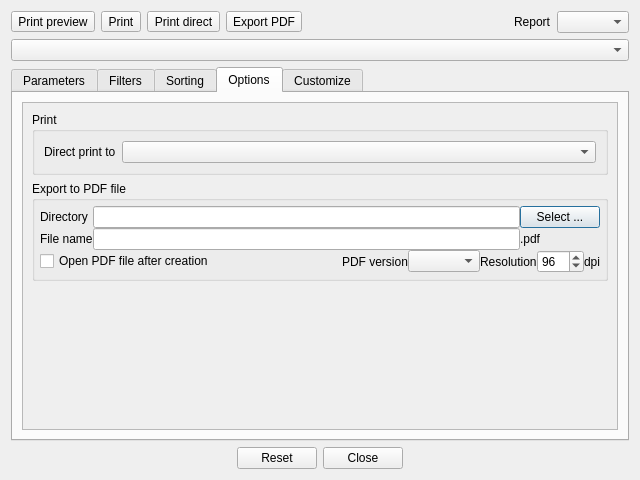
<?xml version="1.0" encoding="UTF-8"?>
<ui version="4.0">
 <class>PrintDialog</class>
 <widget class="QDialog" name="PrintDialog">
  <property name="geometry">
   <rect>
    <x>0</x>
    <y>0</y>
    <width>640</width>
    <height>480</height>
   </rect>
  </property>
  <property name="windowTitle">
   <string>Print</string>
  </property>
  <layout class="QVBoxLayout" name="verticalLayout_14">
   <item>
    <layout class="QHBoxLayout" name="horizontalLayout">
     <item>
      <widget class="QToolButton" name="toolButtonPrintPreview">
       <property name="toolTip">
        <string>Print preview</string>
       </property>
       <property name="text">
        <string>Print preview</string>
       </property>
       <property name="iconSize">
        <size>
         <width>32</width>
         <height>32</height>
        </size>
       </property>
      </widget>
     </item>
     <item>
      <widget class="QToolButton" name="toolButtonPrint">
       <property name="toolTip">
        <string>Print</string>
       </property>
       <property name="text">
        <string>Print</string>
       </property>
       <property name="iconSize">
        <size>
         <width>32</width>
         <height>32</height>
        </size>
       </property>
      </widget>
     </item>
     <item>
      <widget class="QToolButton" name="toolButtonPrintDirect">
       <property name="toolTip">
        <string>Print direct</string>
       </property>
       <property name="text">
        <string>Print direct</string>
       </property>
       <property name="iconSize">
        <size>
         <width>32</width>
         <height>32</height>
        </size>
       </property>
      </widget>
     </item>
     <item>
      <widget class="QToolButton" name="toolButtonPrintPDF">
       <property name="toolTip">
        <string>Export to a PDF file</string>
       </property>
       <property name="text">
        <string>Export PDF</string>
       </property>
       <property name="iconSize">
        <size>
         <width>32</width>
         <height>32</height>
        </size>
       </property>
      </widget>
     </item>
     <item>
      <spacer name="horizontalSpacer">
       <property name="orientation">
        <enum>Qt::Orientation::Horizontal</enum>
       </property>
       <property name="sizeHint" stdset="0">
        <size>
         <width>40</width>
         <height>20</height>
        </size>
       </property>
      </spacer>
     </item>
     <item>
      <widget class="QLabel" name="label_3">
       <property name="text">
        <string>Report</string>
       </property>
      </widget>
     </item>
     <item>
      <widget class="QComboBox" name="comboBoxReportList"/>
     </item>
    </layout>
   </item>
   <item>
    <layout class="QHBoxLayout" name="horizontalLayout_7" stretch="1">
     <item>
      <widget class="QComboBox" name="comboBoxReportCustomizations"/>
     </item>
    </layout>
   </item>
   <item>
    <widget class="QTabWidget" name="tabWidget">
     <property name="enabled">
      <bool>true</bool>
     </property>
     <property name="tabPosition">
      <enum>QTabWidget::TabPosition::North</enum>
     </property>
     <property name="tabShape">
      <enum>QTabWidget::TabShape::Rounded</enum>
     </property>
     <property name="currentIndex">
      <number>3</number>
     </property>
     <property name="documentMode">
      <bool>false</bool>
     </property>
     <property name="movable">
      <bool>true</bool>
     </property>
     <widget class="QWidget" name="tabParameters">
      <attribute name="title">
       <string>Parameters</string>
      </attribute>
      <layout class="QVBoxLayout" name="verticalLayout_6">
       <property name="spacing">
        <number>6</number>
       </property>
       <property name="leftMargin">
        <number>6</number>
       </property>
       <property name="topMargin">
        <number>6</number>
       </property>
       <property name="rightMargin">
        <number>6</number>
       </property>
       <property name="bottomMargin">
        <number>6</number>
       </property>
       <item>
        <widget class="QScrollArea" name="scrollAreaParameters">
         <property name="widgetResizable">
          <bool>true</bool>
         </property>
         <widget class="QWidget" name="scrollAreaWidgetContentsParameters">
          <property name="geometry">
           <rect>
            <x>0</x>
            <y>0</y>
            <width>597</width>
            <height>267</height>
           </rect>
          </property>
          <layout class="QVBoxLayout" name="verticalLayout_3">
           <property name="spacing">
            <number>0</number>
           </property>
           <property name="leftMargin">
            <number>0</number>
           </property>
           <property name="topMargin">
            <number>0</number>
           </property>
           <property name="rightMargin">
            <number>0</number>
           </property>
           <property name="bottomMargin">
            <number>0</number>
           </property>
           <item>
            <layout class="QGridLayout" name="layoutParameters" rowstretch="0" columnstretch="0" columnminimumwidth="0">
             <property name="leftMargin">
              <number>6</number>
             </property>
             <property name="topMargin">
              <number>6</number>
             </property>
             <property name="rightMargin">
              <number>6</number>
             </property>
             <property name="bottomMargin">
              <number>6</number>
             </property>
             <property name="horizontalSpacing">
              <number>12</number>
             </property>
             <property name="verticalSpacing">
              <number>6</number>
             </property>
            </layout>
           </item>
          </layout>
         </widget>
        </widget>
       </item>
      </layout>
     </widget>
     <widget class="QWidget" name="tabFilters">
      <attribute name="title">
       <string>Filters</string>
      </attribute>
      <layout class="QVBoxLayout" name="verticalLayout_7">
       <property name="spacing">
        <number>6</number>
       </property>
       <property name="leftMargin">
        <number>6</number>
       </property>
       <property name="topMargin">
        <number>6</number>
       </property>
       <property name="rightMargin">
        <number>6</number>
       </property>
       <property name="bottomMargin">
        <number>6</number>
       </property>
       <item>
        <widget class="QScrollArea" name="scrollAreaFilters">
         <property name="widgetResizable">
          <bool>true</bool>
         </property>
         <widget class="QWidget" name="scrollAreaWidgetContentsFilters">
          <property name="geometry">
           <rect>
            <x>0</x>
            <y>0</y>
            <width>597</width>
            <height>267</height>
           </rect>
          </property>
          <layout class="QVBoxLayout" name="verticalLayout_5">
           <property name="spacing">
            <number>0</number>
           </property>
           <property name="leftMargin">
            <number>0</number>
           </property>
           <property name="topMargin">
            <number>0</number>
           </property>
           <property name="rightMargin">
            <number>0</number>
           </property>
           <property name="bottomMargin">
            <number>0</number>
           </property>
           <item>
            <layout class="QGridLayout" name="layoutFilters" columnminimumwidth="0">
             <property name="leftMargin">
              <number>6</number>
             </property>
             <property name="topMargin">
              <number>6</number>
             </property>
             <property name="rightMargin">
              <number>6</number>
             </property>
             <property name="bottomMargin">
              <number>6</number>
             </property>
             <property name="horizontalSpacing">
              <number>12</number>
             </property>
             <property name="verticalSpacing">
              <number>6</number>
             </property>
            </layout>
           </item>
          </layout>
         </widget>
        </widget>
       </item>
      </layout>
     </widget>
     <widget class="QWidget" name="tabSorting">
      <attribute name="title">
       <string>Sorting</string>
      </attribute>
      <layout class="QVBoxLayout" name="verticalLayout_8">
       <property name="spacing">
        <number>6</number>
       </property>
       <property name="leftMargin">
        <number>6</number>
       </property>
       <property name="topMargin">
        <number>6</number>
       </property>
       <property name="rightMargin">
        <number>6</number>
       </property>
       <property name="bottomMargin">
        <number>6</number>
       </property>
       <item>
        <widget class="QScrollArea" name="scrollAreaSorting">
         <property name="widgetResizable">
          <bool>true</bool>
         </property>
         <widget class="QWidget" name="scrollAreaWidgetContentsSorting">
          <property name="geometry">
           <rect>
            <x>0</x>
            <y>0</y>
            <width>597</width>
            <height>267</height>
           </rect>
          </property>
          <layout class="QVBoxLayout" name="verticalLayout_4">
           <property name="spacing">
            <number>0</number>
           </property>
           <property name="leftMargin">
            <number>0</number>
           </property>
           <property name="topMargin">
            <number>0</number>
           </property>
           <property name="rightMargin">
            <number>0</number>
           </property>
           <property name="bottomMargin">
            <number>0</number>
           </property>
           <item>
            <layout class="QGridLayout" name="layoutSorting">
             <property name="leftMargin">
              <number>6</number>
             </property>
             <property name="topMargin">
              <number>6</number>
             </property>
             <property name="rightMargin">
              <number>6</number>
             </property>
             <property name="bottomMargin">
              <number>6</number>
             </property>
             <property name="horizontalSpacing">
              <number>12</number>
             </property>
             <property name="verticalSpacing">
              <number>6</number>
             </property>
            </layout>
           </item>
          </layout>
         </widget>
        </widget>
       </item>
      </layout>
     </widget>
     <widget class="QWidget" name="tabPintOptions">
      <attribute name="title">
       <string>Options</string>
      </attribute>
      <layout class="QVBoxLayout" name="verticalLayout_9">
       <item>
        <widget class="QScrollArea" name="scrollAreaPrintOptions">
         <property name="widgetResizable">
          <bool>true</bool>
         </property>
         <widget class="QWidget" name="scrollAreaWidgetContentsOptions">
          <property name="geometry">
           <rect>
            <x>0</x>
            <y>0</y>
            <width>574</width>
            <height>275</height>
           </rect>
          </property>
          <layout class="QVBoxLayout" name="verticalLayout_18">
           <item>
            <widget class="QGroupBox" name="groupBoxPrint">
             <property name="title">
              <string>Print</string>
             </property>
             <layout class="QVBoxLayout" name="verticalLayout_11">
              <item>
               <layout class="QVBoxLayout" name="verticalLayout_2">
                <item>
                 <layout class="QHBoxLayout" name="horizontalLayout_4" stretch="0,1">
                  <item>
                   <widget class="QLabel" name="labelDirectPrint">
                    <property name="text">
                     <string>Direct print to</string>
                    </property>
                   </widget>
                  </item>
                  <item>
                   <widget class="QComboBox" name="comboBoxPrinters"/>
                  </item>
                 </layout>
                </item>
               </layout>
              </item>
             </layout>
            </widget>
           </item>
           <item>
            <widget class="QGroupBox" name="groupBoxPDFExport">
             <property name="title">
              <string>Export to PDF file</string>
             </property>
             <layout class="QVBoxLayout" name="verticalLayout_13">
              <property name="spacing">
               <number>0</number>
              </property>
              <property name="leftMargin">
               <number>5</number>
              </property>
              <property name="topMargin">
               <number>5</number>
              </property>
              <property name="rightMargin">
               <number>5</number>
              </property>
              <property name="bottomMargin">
               <number>5</number>
              </property>
              <item>
               <layout class="QGridLayout" name="gridLayout">
                <item row="0" column="0">
                 <widget class="QLabel" name="label_6">
                  <property name="text">
                   <string>Directory</string>
                  </property>
                 </widget>
                </item>
                <item row="0" column="1">
                 <widget class="QLineEdit" name="lineEditDirectory"/>
                </item>
                <item row="0" column="2">
                 <widget class="QPushButton" name="pushButtonSelectDirectory">
                  <property name="text">
                   <string>Select ...</string>
                  </property>
                 </widget>
                </item>
                <item row="1" column="0">
                 <widget class="QLabel" name="label_7">
                  <property name="text">
                   <string>File name</string>
                  </property>
                 </widget>
                </item>
                <item row="1" column="1">
                 <widget class="QLineEdit" name="lineEditFileName"/>
                </item>
                <item row="1" column="2">
                 <widget class="QLabel" name="label_8">
                  <property name="text">
                   <string>.pdf</string>
                  </property>
                 </widget>
                </item>
               </layout>
              </item>
              <item>
               <layout class="QHBoxLayout" name="horizontalLayout_2">
                <item>
                 <widget class="QCheckBox" name="checkBoxOpenPDF">
                  <property name="text">
                   <string>Open PDF file after creation</string>
                  </property>
                 </widget>
                </item>
                <item>
                 <spacer name="horizontalSpacer_4">
                  <property name="orientation">
                   <enum>Qt::Orientation::Horizontal</enum>
                  </property>
                  <property name="sizeHint" stdset="0">
                   <size>
                    <width>40</width>
                    <height>20</height>
                   </size>
                  </property>
                 </spacer>
                </item>
                <item>
                 <widget class="QLabel" name="label_4">
                  <property name="text">
                   <string>PDF version</string>
                  </property>
                 </widget>
                </item>
                <item>
                 <widget class="RelationalComboBox" name="comboBoxPDFVersion"/>
                </item>
                <item>
                 <widget class="QLabel" name="label_5">
                  <property name="text">
                   <string>Resolution</string>
                  </property>
                 </widget>
                </item>
                <item>
                 <widget class="QSpinBox" name="spinBoxResolution">
                  <property name="minimum">
                   <number>20</number>
                  </property>
                  <property name="maximum">
                   <number>300</number>
                  </property>
                  <property name="value">
                   <number>96</number>
                  </property>
                 </widget>
                </item>
                <item>
                 <widget class="QLabel" name="label_9">
                  <property name="text">
                   <string>dpi</string>
                  </property>
                 </widget>
                </item>
               </layout>
              </item>
             </layout>
            </widget>
           </item>
           <item>
            <spacer name="verticalSpacer_3">
             <property name="orientation">
              <enum>Qt::Orientation::Vertical</enum>
             </property>
             <property name="sizeHint" stdset="0">
              <size>
               <width>20</width>
               <height>68</height>
              </size>
             </property>
            </spacer>
           </item>
          </layout>
         </widget>
        </widget>
       </item>
      </layout>
     </widget>
     <widget class="QWidget" name="tabCustomize">
      <attribute name="title">
       <string>Customize</string>
      </attribute>
      <layout class="QVBoxLayout" name="verticalLayout_15">
       <item>
        <widget class="QScrollArea" name="scrollAreaCustomize">
         <property name="widgetResizable">
          <bool>true</bool>
         </property>
         <widget class="QWidget" name="scrollAreaWidgetContentsCustomize">
          <property name="geometry">
           <rect>
            <x>0</x>
            <y>0</y>
            <width>529</width>
            <height>400</height>
           </rect>
          </property>
          <layout class="QVBoxLayout" name="verticalLayout">
           <item>
            <widget class="QGroupBox" name="groupBoxCurrent">
             <property name="title">
              <string>Current customization</string>
             </property>
             <layout class="QVBoxLayout" name="verticalLayout_17">
              <item>
               <layout class="QVBoxLayout" name="verticalLayout_10">
                <item>
                 <layout class="QHBoxLayout" name="horizontalLayout_3">
                  <item>
                   <widget class="QPushButton" name="pushButtonUpdate">
                    <property name="sizePolicy">
                     <sizepolicy hsizetype="Fixed" vsizetype="Fixed">
                      <horstretch>0</horstretch>
                      <verstretch>0</verstretch>
                     </sizepolicy>
                    </property>
                    <property name="text">
                     <string>Update</string>
                    </property>
                   </widget>
                  </item>
                  <item>
                   <widget class="QPushButton" name="pushButtonDelete">
                    <property name="sizePolicy">
                     <sizepolicy hsizetype="Fixed" vsizetype="Fixed">
                      <horstretch>0</horstretch>
                      <verstretch>0</verstretch>
                     </sizepolicy>
                    </property>
                    <property name="text">
                     <string>Delete</string>
                    </property>
                   </widget>
                  </item>
                  <item>
                   <spacer name="horizontalSpacer_5">
                    <property name="orientation">
                     <enum>Qt::Orientation::Horizontal</enum>
                    </property>
                    <property name="sizeHint" stdset="0">
                     <size>
                      <width>40</width>
                      <height>20</height>
                     </size>
                    </property>
                   </spacer>
                  </item>
                  <item>
                   <widget class="QPushButton" name="pushButtonSetSorting">
                    <property name="text">
                     <string>Set sorting to</string>
                    </property>
                   </widget>
                  </item>
                  <item>
                   <widget class="QSpinBox" name="spinBoxClassSorting"/>
                  </item>
                  <item>
                   <spacer name="horizontalSpacer_2">
                    <property name="orientation">
                     <enum>Qt::Orientation::Horizontal</enum>
                    </property>
                    <property name="sizeHint" stdset="0">
                     <size>
                      <width>40</width>
                      <height>20</height>
                     </size>
                    </property>
                   </spacer>
                  </item>
                 </layout>
                </item>
               </layout>
              </item>
             </layout>
            </widget>
           </item>
           <item>
            <widget class="QGroupBox" name="groupBoxNew">
             <property name="title">
              <string>New customization</string>
             </property>
             <layout class="QVBoxLayout" name="verticalLayout_12">
              <item>
               <layout class="QHBoxLayout" name="horizontalLayout_5">
                <item>
                 <widget class="QLabel" name="label_2">
                  <property name="text">
                   <string>Name</string>
                  </property>
                 </widget>
                </item>
                <item>
                 <widget class="QLineEdit" name="lineEditNewName"/>
                </item>
                <item>
                 <widget class="QPushButton" name="pushButtonNewCustomization">
                  <property name="text">
                   <string>Create</string>
                  </property>
                 </widget>
                </item>
               </layout>
              </item>
             </layout>
            </widget>
           </item>
           <item>
            <widget class="QLabel" name="labelWarningOnNew">
             <property name="text">
              <string>Creating a new customization does not save its parameters, you need to select the new customization, set the parameters/filters/sorting and update it</string>
             </property>
             <property name="wordWrap">
              <bool>true</bool>
             </property>
            </widget>
           </item>
           <item>
            <spacer name="verticalSpacer_2">
             <property name="orientation">
              <enum>Qt::Orientation::Vertical</enum>
             </property>
             <property name="sizeHint" stdset="0">
              <size>
               <width>198</width>
               <height>135</height>
              </size>
             </property>
            </spacer>
           </item>
           <item>
            <layout class="QHBoxLayout" name="horizontalLayout_6">
             <item>
              <spacer name="horizontalSpacer_3">
               <property name="orientation">
                <enum>Qt::Orientation::Horizontal</enum>
               </property>
               <property name="sizeHint" stdset="0">
                <size>
                 <width>40</width>
                 <height>20</height>
                </size>
               </property>
              </spacer>
             </item>
             <item>
              <widget class="QLabel" name="label">
               <property name="text">
                <string>Report Class: </string>
               </property>
              </widget>
             </item>
             <item>
              <widget class="QLabel" name="labelReportClass">
               <property name="font">
                <font>
                 <bold>true</bold>
                </font>
               </property>
               <property name="text">
                <string>Report Class: </string>
               </property>
              </widget>
             </item>
            </layout>
           </item>
          </layout>
         </widget>
        </widget>
       </item>
      </layout>
     </widget>
    </widget>
   </item>
   <item>
    <widget class="QDialogButtonBox" name="buttonBox">
     <property name="orientation">
      <enum>Qt::Orientation::Horizontal</enum>
     </property>
     <property name="standardButtons">
      <set>QDialogButtonBox::StandardButton::Close|QDialogButtonBox::StandardButton::Reset</set>
     </property>
     <property name="centerButtons">
      <bool>true</bool>
     </property>
    </widget>
   </item>
  </layout>
 </widget>
 <customwidgets>
  <customwidget>
   <class>RelationalComboBox</class>
   <extends>QComboBox</extends>
   <header>App.Widget.Control</header>
  </customwidget>
 </customwidgets>
 <resources>
  <include location="../../resources.qrc"/>
 </resources>
 <connections>
  <connection>
   <sender>buttonBox</sender>
   <signal>accepted()</signal>
   <receiver>PrintDialog</receiver>
   <slot>accept()</slot>
   <hints>
    <hint type="sourcelabel">
     <x>248</x>
     <y>254</y>
    </hint>
    <hint type="destinationlabel">
     <x>157</x>
     <y>274</y>
    </hint>
   </hints>
  </connection>
  <connection>
   <sender>buttonBox</sender>
   <signal>rejected()</signal>
   <receiver>PrintDialog</receiver>
   <slot>reject()</slot>
   <hints>
    <hint type="sourcelabel">
     <x>316</x>
     <y>260</y>
    </hint>
    <hint type="destinationlabel">
     <x>286</x>
     <y>274</y>
    </hint>
   </hints>
  </connection>
 </connections>
</ui>
